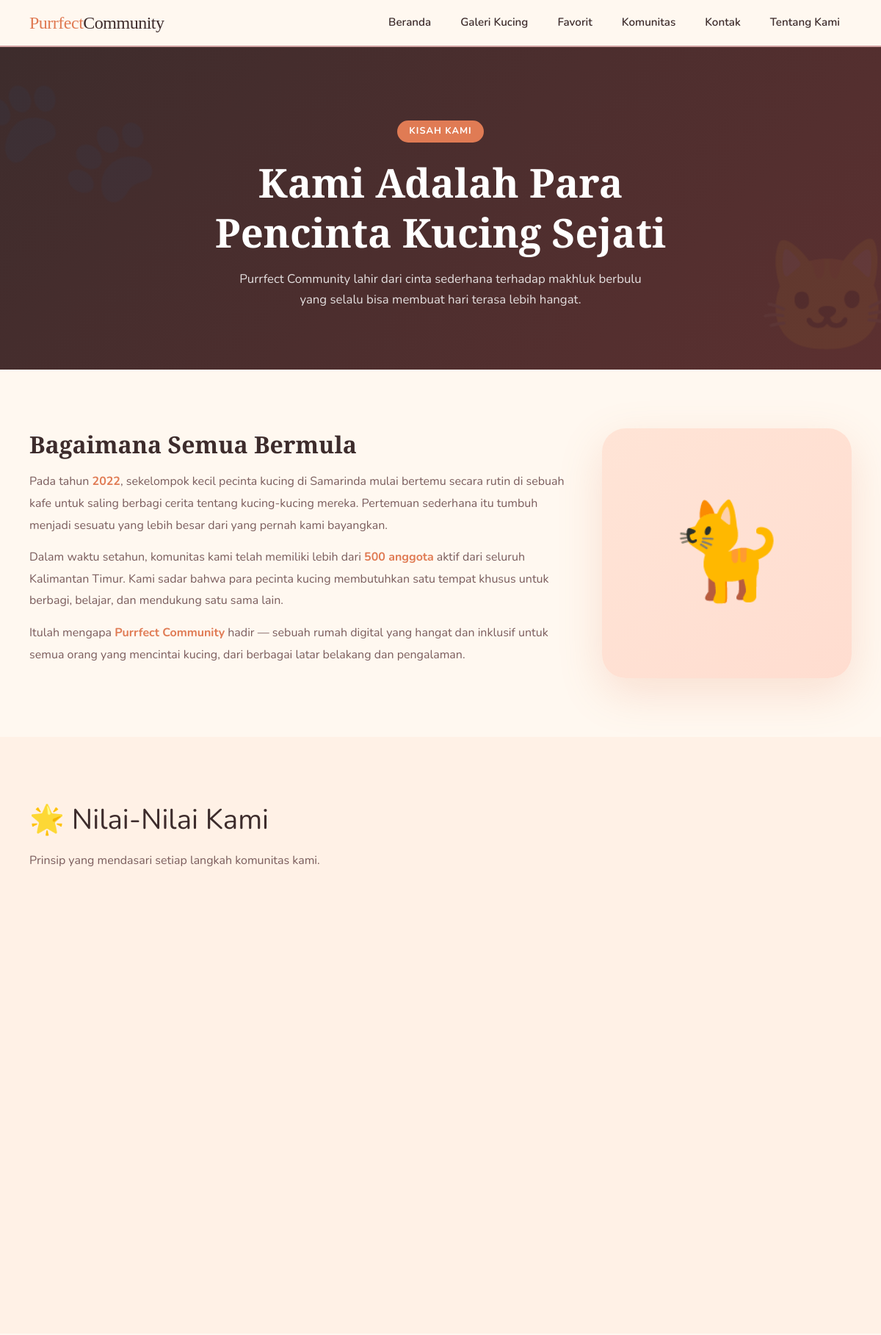
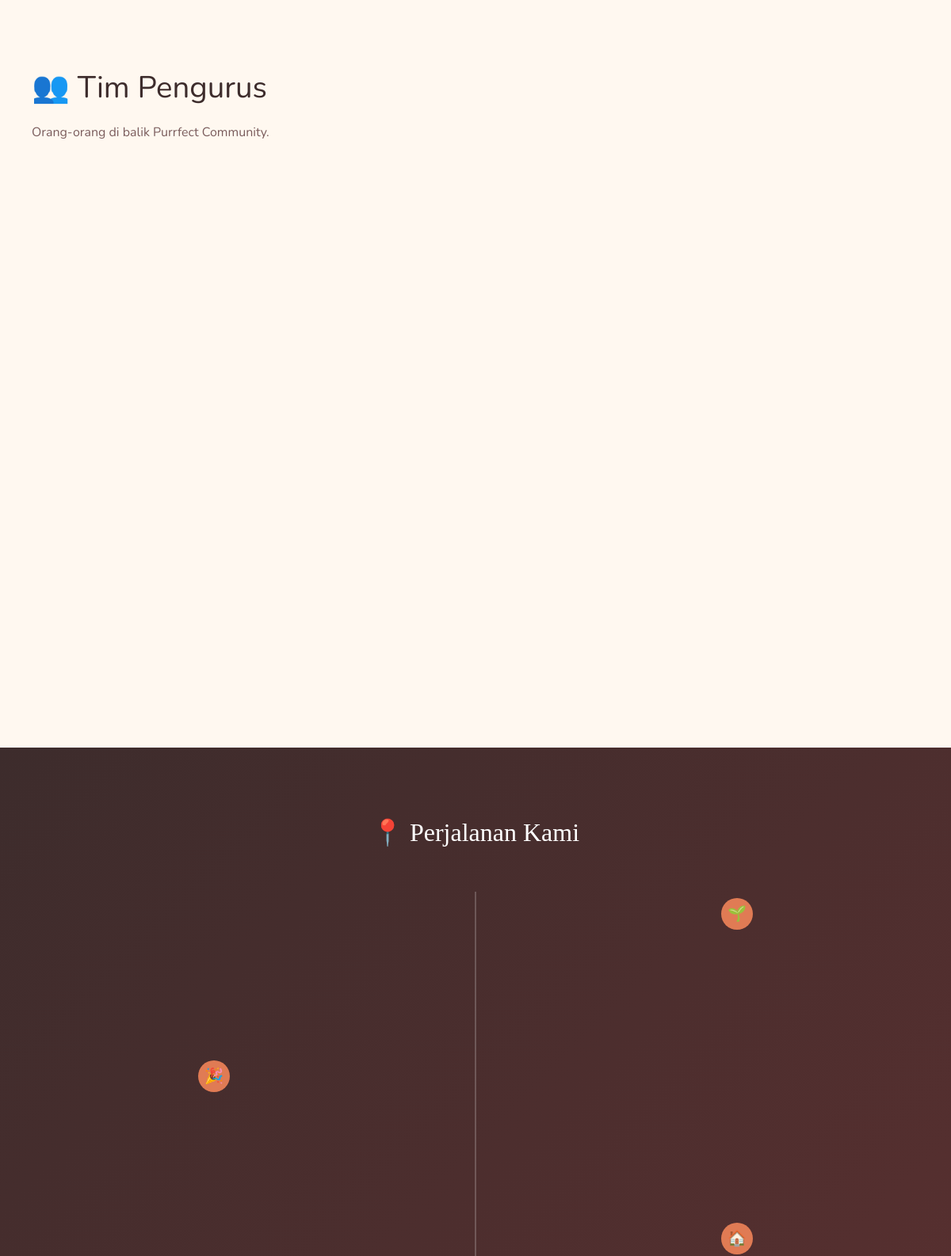
The app's page /tentang (upper part) with its own data (2 pictures, top to bottom).
### tables this page shows
CREATE TABLE IF NOT EXISTS about_hero (
  id INT AUTO_INCREMENT PRIMARY KEY,
  tag VARCHAR(80) NOT NULL,
  heading VARCHAR(180) NOT NULL,
  description TEXT NOT NULL
);

CREATE TABLE IF NOT EXISTS timeline_items (
  id INT AUTO_INCREMENT PRIMARY KEY,
  year VARCHAR(20) NOT NULL,
  event VARCHAR(140) NOT NULL,
  description TEXT NOT NULL,
  dot_emoji VARCHAR(10) NOT NULL,
  sort_order INT NOT NULL DEFAULT 0
);

### app/views/user/layouts/main.php (called while the page is built)
<?php
$viewFile = BASE_PATH . '/app/views/' . $view . '.php';
require BASE_PATH . '/app/views/user/layouts/header.php';
require $viewFile;
require BASE_PATH . '/app/views/user/layouts/footer.php';

### app/controllers/TentangController.php (called while the page is built, shortened)
<?php
class TentangController extends Controller
{
    private TentangModel $model;
    public function __construct()
    {
        global $koneksi;
        $this->model = new TentangModel($koneksi);
    }
    public function index(): void
    {
        $this->view('user/tentang/index', [
            'title' => 'Tentang Kami - Purrfect Community',
            'aboutHero' => $this->model->getHero(),
            'values' => $this->model->getValues(),
            'team' => $this->model->getTeam(),
            'timeline' => $this->model->getTimeline(),
        ]);
    }
}

### app/core/Router.php (called while the page is built, shortened)
<?php
class Router
{
    private array $routes = [];
    public function get(string $path, string $action): void
    {
        $this->routes['GET'][$path] = $action;
    }
    public function post(string $path, string $action): void
    {
        $this->routes['POST'][$path] = $action;
    }
    public function dispatch(): void
    {
        $method = $_SERVER['REQUEST_METHOD'] ?? 'GET';
        $url = parse_url($_SERVER['REQUEST_URI'] ?? '/', PHP_URL_PATH) ?: '/';
        $url = trim($url, '/');
        $url = $url === '' ? '/' : '/' . $url;
        $action = $this->routes[$method][$url] ?? null;
        [$controllerName, $methodAction] = explode('@', $action);
        $controller = new $controllerName();
        $controller->$methodAction();
    }
}

### public/index.php (called while the page is built, shortened)
<?php
require_once BASE_PATH . '/app/core/Router.php';
$router = new Router();
try {
    $router->dispatch();
} catch (Throwable $e) {
    ErrorHandler::handleException($e);
}

### app/core/Model.php (called while the page is built, shortened)
<?php
class Model
{
    protected mysqli $db;
    public function __construct(mysqli $db)
    {
        $this->db = $db;
    }
    protected function fetchAll(string $sql, string $types = '', array $params = []): array
    {
        $stmt = $this->db->prepare($sql);
        $stmt->execute();
        $result = $stmt->get_result();
        $rows = $result ? $result->fetch_all(MYSQLI_ASSOC) : [];
        return $rows;
    }
    protected function fetchOne(string $sql, string $types = '', array $params = []): ?array
    {
        $rows = $this->fetchAll($sql, $types, $params);
        return $rows[0] ?? null;
    }
}

### app/models/TentangModel.php (called while the page is built, shortened)
<?php
require_once BASE_PATH . '/app/core/Model.php';
class TentangModel extends Model
{
    public function getHero(): ?array
    {
        return $this->fetchOne("SELECT id, tag, heading, description FROM about_hero ORDER BY id ASC LIMIT 1");
    }
    public function getTimeline(): array
    {
        return $this->fetchAll("SELECT id, year, event, description, dot_emoji FROM timeline_items ORDER BY sort_order ASC, id ASC");
    }
}

### app/views/user/tentang/index.php (the view, shortened to what this page needs)
<div class="about-hero">
  <div class="hero-tag"><?= htmlspecialchars((string)($aboutHero['tag'] ?? ''), ENT_QUOTES, 'UTF-8') ?></div>
  <h1><?= str_replace('&lt;br&gt;', '<br>', htmlspecialchars((string)($aboutHero['heading'] ?? ''), ENT_QUOTES, 'UTF-8')) ?></h1>
  <p><?= htmlspecialchars((string)($aboutHero['description'] ?? ''), ENT_QUOTES, 'UTF-8') ?></p>
</div>
<div class="story-wrap">
  <div class="story-text">
    <h2>Bagaimana Semua Bermula</h2>
    <p>Pada tahun <span class="highlight">2022</span>, sekelompok kecil pecinta kucing di Samarinda mulai bertemu secara rutin di sebuah kafe untuk saling berbagi cerita tentang kucing-kucing mereka. Pertemuan sederhana itu tumbuh menjadi sesuatu yang lebih besar dari yang pernah kami bayangkan.</p>
    <p>Dalam waktu setahun, komunitas kami telah memiliki lebih dari <span class="highlight">500 anggota</span> aktif dari seluruh Kalimantan Timur. Kami sadar bahwa para pecinta kucing membutuhkan satu tempat khusus untuk berbagi, belajar, dan mendukung satu sama lain.</p>
    <p>Itulah mengapa <span class="highlight">Purrfect Community</span> hadir — sebuah rumah digital yang hangat dan inklusif untuk semua orang yang mencintai kucing, dari berbagai latar belakang dan pengalaman.</p>
  </div>
  <div class="story-visual">🐈</div>
</div>
<div class="values-section">
  <div class="section-title">🌟 Nilai-Nilai Kami</div>
  <p class="section-sub">Prinsip yang mendasari setiap langkah komunitas kami.</p>
  <div class="values-flex">
  </div>
</div>
<div class="team-section">
  <div class="section-title" style="margin-bottom:10px;">👥 Tim Pengurus</div>
  <p class="section-sub" style="margin-bottom:40px;">Orang-orang di balik Purrfect Community.</p>
  <div class="team-grid">
  </div>
</div>
<div class="timeline-section">
  <div class="timeline-title">📍 Perjalanan Kami</div>
  <div class="timeline">
    <?php foreach ($timeline as $tl): ?>
      <div class="tl-item">
        <div class="tl-dot"><?= htmlspecialchars((string)($tl['dot_emoji'] ?? ''), ENT_QUOTES, 'UTF-8') ?></div>
      </div>
    <?php endforeach; ?>
  </div>
</div>

### public/assets/css/style.css (style rules this page uses)
*, *::before, *::after { box-sizing: border-box; margin: 0; padding: 0; }
:root { --cream: #FFF8F0; --orange: #E07B54; --rose: #D4A5A5; --sage: #7FAD7C; --dark: #3D2C2C; --mid: #7A5C5C; --card-bg: #FFFFFF; --shadow: 0 6px 28px rgba(61, 44, 44, .10); }
html { scroll-behavior: smooth; }
body { font-family: 'Nunito', sans-serif; background: var(--cream); color: var(--dark); line-height: 1.7; }
h1, h2, h3, h4 { font-family: 'Playfair Display', serif; line-height: 1.25; }
.section-title { font-size: clamp(1.6rem, 3.5vw, 2.4rem); color: var(--dark); margin-bottom: 10px; }
.section-sub { color: var(--mid); margin-bottom: 48px; max-width: 480px; }
.about-hero { background: linear-gradient(135deg, var(--dark) 0%, #5C3030 100%); padding: 100px 40px 80px; text-align: center; color: #fff; position: relative; overflow: hidden; }
.about-hero::before { content: '🐾'; position: absolute; font-size: 200px; opacity: .05; top: -40px; left: -40px; transform: rotate(-20deg); }
.about-hero::after { content: '🐱'; position: absolute; font-size: 150px; opacity: .06; bottom: -30px; right: -20px; }
.hero-tag { display: inline-block; background: var(--orange); color: #fff; font-size: .8rem; font-weight: 700; letter-spacing: 1px; padding: 4px 16px; border-radius: 30px; margin-bottom: 20px; text-transform: uppercase; }
.about-hero h1 { font-size: clamp(2.2rem, 5vw, 3.4rem); margin-bottom: 16px; }
.about-hero p { max-width: 580px; margin: 0 auto; opacity: .85; font-size: 1.05rem; }
.story-wrap { display: flex; gap: 48px; padding: 80px 40px; align-items: center; flex-wrap: wrap; }
.story-text { flex: 1; min-width: 280px; }
.story-text h2 { font-size: 2rem; margin-bottom: 16px; }
.story-text p { color: var(--mid); line-height: 1.85; margin-bottom: 14px; }
.highlight { color: var(--orange); font-weight: 700; }
.story-visual { width: 340px; flex-shrink: 0; background: linear-gradient(135deg, #FFE4D6, #FFDDD0); border-radius: 32px; height: 340px; display: flex; align-items: center; justify-content: center; font-size: 8rem; box-shadow: 0 20px 60px rgba(224, 123, 84, .2); }
.values-section { background: #FFF1E6; padding: 80px 40px; }
.values-flex { display: flex; flex-wrap: wrap; gap: 24px; }
.team-section { padding: 80px 40px; }
.team-grid { display: flex; flex-wrap: wrap; gap: 24px; }
.timeline-section { background: linear-gradient(135deg, var(--dark), #5C3030); padding: 80px 40px; color: #fff; }
.timeline-title { font-family: 'Playfair Display', serif; font-size: 2rem; margin-bottom: 48px; text-align: center; }
.timeline { position: relative; max-width: 700px; margin: 0 auto; }
.timeline::before { content: ''; position: absolute; left: 50%; transform: translateX(-50%); top: 0; bottom: 0; width: 2px; background: rgba(255, 255, 255, .2); }
.tl-item { display: flex; gap: 24px; margin-bottom: 40px; align-items: flex-start; }
.tl-item:nth-child(even) { flex-direction: row-reverse; }
.tl-dot { width: 40px; height: 40px; border-radius: 50%; background: var(--orange); display: flex; align-items: center; justify-content: center; font-size: 1.2rem; flex-shrink: 0; margin-top: 8px; }
:root { --ring: rgba(224, 123, 84, .22); }

### records on screen
about_hero: tag "KISAH KAMI", heading "Kami Adalah Para Pencinta Kucing Sejati", description "Purrfect Community lahir dari cinta sederhana terhadap makhluk berbulu yang selalu bisa membuat hari terasa lebih hangat."
timeline_items: dot_emoji "🌱"
timeline_items: dot_emoji "🎉"
timeline_items: dot_emoji "🏠"
